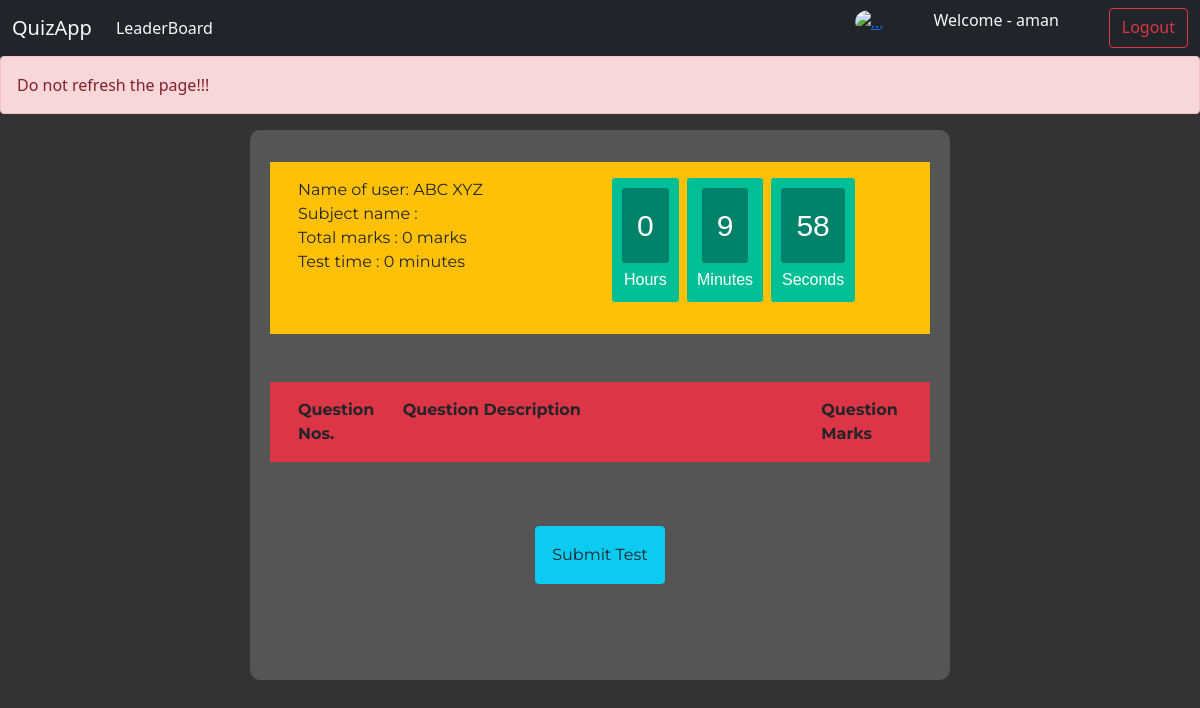
The app's page /quiz_user/test_questions_page/Heap/ (signed in), older data.
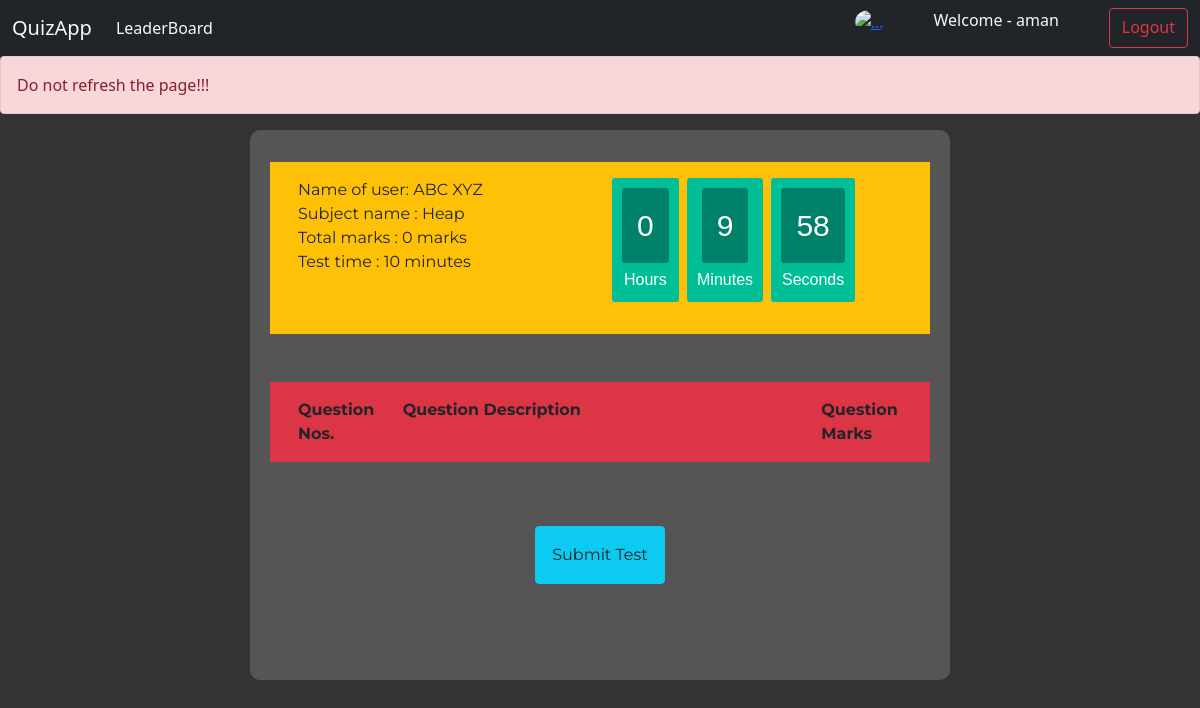
The same page, newer data.
### quiz_admin/models.py (models this page shows, shortened)
class AddQuiz(models.Model):
    quizId = models.CharField(max_length=200, null=False, primary_key=True)
    subject_name = models.CharField(max_length=300, null=True)
    instructor_name = models.CharField(max_length=300, null=True)
    category = models.CharField(max_length=300, null=True)
    quiz_time = models.IntegerField(null=True)
    date = models.DateField()

### quiz_user/views.py (the view)
# urls.py: path('test_questions_page/<str:slug>/', views.questionsPage, name="questionsPage"),
def questionsPage(request,slug):
    if (request.user.is_authenticated == False):
        return redirect('home')
    else:
        print("inside questions")
        total_time = 0
        answers = {}
        dat = {}
        data = QuestionDemo.objects.filter(subject_name = slug).all()
        count = len(data)
        sum = 0
        subject_name = ""
        j = 1
        for i in data:
            sum += i.marks
            dat = {j : i.answer}
            answers.update(dat)
            j+=1
        duration = AddQuiz.objects.filter(subject_name = slug).all()
        for i in duration:
            total_time = i.quiz_time
            subject_name = i.subject_name
        details = {
            "name": "ABC XYZ",
            "subject_name": subject_name,
            "total_marks": sum,
            "total_time": total_time
        }
        dataJSON = dumps(answers)
        nosOfQ = dumps(count)
        subjectName = dumps(subject_name)
        context = {"data": data, "details": details, "answers": dataJSON,"nosOfQ" : nosOfQ,"subjectName" :subjectName,"sum" : sum }
        return render(request, 'quiz_user/questions.html', context)

### templates/quiz_user/questions.html (shortened to what the changed rows need)
<!DOCTYPE html>
<html lang="en">
<head>
    <link href="https://cdn.jsdelivr.net/npm/bootstrap@5.0.2/dist/css/bootstrap.min.css" rel="stylesheet">
    {% load static %}
    <link href="{% static 'quiz_user/timer.css' %}" rel="stylesheet">
    <link rel="stylesheet" type="text/css" href="{% static 'quiz_user/style.css' %}">
</head>
<body onload="timer()">
    <div id="main-part">
    <div class="container p-3">
        <div class="container p-3">
            <div class="row mb-5 bg-warning p-3">
                <div class="col-lg-6 col-md-12 col-sm-12 col-12 mb-3">
                    <div class="info text-dark">
                        <div>
                            Name of user:  {{details.name}}
                        </div>
                        <div>
                            Subject name : {{details.subject_name}}
                        </div>
                        <div>
                            Total marks : {{details.total_marks}} marks
                        </div>
                        <div>
                            Test time : {{details.total_time}} minutes
                        </div>
                    </div>
                </div>
            </div>
        </div>
    </div>
    </div>
</body>
</html>

Row changes from the older to the newer data that the page shows:
added AddQuiz: subject_name "Heap"
Text that changed along with them:
{{ details.total_time }}: "0" → "10"
